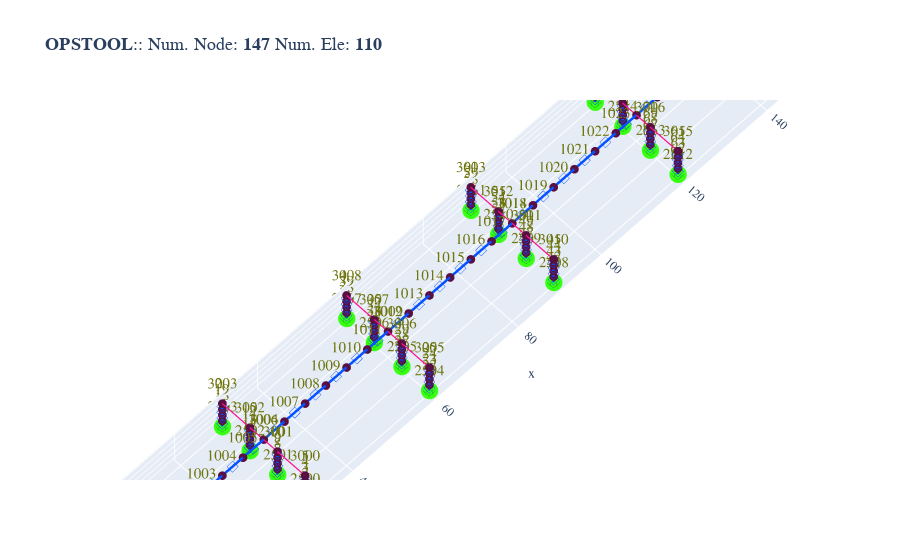

The notebook cell this image was saved under:
### Markdown cell above
### 桥墩基础foundation

### Code cell
# -*- coding: utf-8 -*-
def set_foundation_linear_springs_min(
    pier_nodes,
    k_trans,                 # 长度=3: (Kx, Ky, Kz)
    k_rot,                   # 长度=3: (Kr_x, Kr_y, Kr_z)
    ele_tag_base,            # 第一个zeroLength元素号
    mat_tag_base,            # 第一个弹簧材料号（将占用连续6个号/根柱）
    ground_node_base         # 第一个“地基节点”号（每根柱占1个）
):
    ele_tag = int(ele_tag_base)
    mat_base = int(mat_tag_base)
    gnode   = int(ground_node_base)

    Kx, Ky, Kz = map(float, k_trans)
    Krx, Kry, Krz = map(float, k_rot)

    for span in pier_nodes:           # k
        for col_nodes in span:        # j
            base_node = int(col_nodes[0])  # 柱底节点（你已按约定把底部放在索引0）
            x, y, z = ops.nodeCoord(base_node)

            # 地基节点：与底节点同坐标并全固结
            ops.node(gnode, x, y, z)
            ops.fix(gnode, 1, 1, 1, 1, 1, 1)

            # 6个单轴线弹簧材料（平移1-3，转动4-6）
            mats = [mat_base + i for i in range(6)]
            ops.uniaxialMaterial('Elastic', mats[0], Kx)
            ops.uniaxialMaterial('Elastic', mats[1], Ky)
            ops.uniaxialMaterial('Elastic', mats[2], Kz)
            ops.uniaxialMaterial('Elastic', mats[3], Krx)
            ops.uniaxialMaterial('Elastic', mats[4], Kry)
            ops.uniaxialMaterial('Elastic', mats[5], Krz)

            # 零长度弹簧单元（6自由度）
            ops.element('zeroLength', ele_tag, base_node, gnode,
                        '-mat', *mats,
                        '-dir', 1, 2, 3, 4, 5, 6)

            # 递增到下一根柱
            ele_tag += 1      # 每根柱1个zeroLength
            mat_base += 6     # 每根柱占6个材料号
            gnode += 1        # 每根柱1个地基节点


k_trans = (274774.0045, 274774.0045, 0.0)          # (Kx, Ky, Kz)  kN/m
k_rot   = (1371958.6382, 1152445.2561, 0.0)        # (Kr_x, Kr_y, Kr_z)  kN·m/rad

set_foundation_linear_springs_min(
    pier_nodes=pier_res["pier_nodes"],
    k_trans=k_trans,
    k_rot=k_rot,
    ele_tag_base=1500,         # 你的zeroLength起始号
    mat_tag_base=2000,        # 你的材料起始号（每根柱占6个）
    ground_node_base=2500     # 你的地基节点起始号（每根柱1个）
)
opsvis.plot_model(show_node_numbering=True)

### Figure 1 — Plotly figure (JSON) as saved in the notebook; plotly's stock layout.template omitted (floating-point values rounded to 4 significant figures; data arrays with more than 128 entries replaced by an {"elided": "..."} marker saying what was removed)
{"data": [{"connectgaps": false, "hoverinfo": "skip", "line": {"color": "#0652ff", "width": 5}, "mode": "lines", "name": "ForceBeamColumn3d", "type": "scatter3d", "x": {"elided": "192 float values"}, "y": {"elided": "192 float values"}, "z": {"elided": "192 float values"}}, {"connectgaps": false, "hoverinfo": "skip", "line": {"color": "#0652ff", "width": 5}, "mode": "lines", "name": "ElasticBeam3d", "type": "scatter3d", "x": [0.0, 5.0, NaN, 5.0, 10.0, NaN, 10.0, 15.0, NaN, 15.0, 20.0, NaN, 20.0, 25.0, NaN, 25.0, 30.0, NaN, 30.0, 35.0, NaN, 35.0, 40.0, NaN, 40.0, 45.0, NaN, 45.0, 50.0, NaN, 50.0, 55.0, NaN, 55.0, 60.0, NaN, 60.0, 65.0, NaN, 65.0, 70.0, NaN, 70.0, 75.0, NaN, 75.0, 80.0, NaN, 80.0, 85.0, NaN, 85.0, 90.0, NaN, 90.0, 95.0, NaN, 95.0, 100.0, NaN, 100.0, 105.0, NaN, 105.0, 110.0, NaN, 110.0, 115.0, NaN, 115.0, 120.0, NaN, 120.0, 125.0, NaN, 125.0, 130.0, NaN, 130.0, 135.0, NaN, 135.0, 140.0, NaN, 140.0, 145.0, NaN, 145.0, 150.0, NaN], "y": [0.0, 0.0, NaN, 0.0, 0.0, NaN, 0.0, 0.0, NaN, 0.0, 0.0, NaN, 0.0, 0.0, NaN, 0.0, 0.0, NaN, 0.0, 0.0, NaN, 0.0, 0.0, NaN, 0.0, 0.0, NaN, 0.0, 0.0, NaN, 0.0, 0.0, NaN, 0.0, 0.0, NaN, 0.0, 0.0, NaN, 0.0, 0.0, NaN, 0.0, 0.0, NaN, 0.0, 0.0, NaN, 0.0, 0.0, NaN, 0.0, 0.0, NaN, 0.0, 0.0, NaN, 0.0, 0.0, NaN, 0.0, 0.0, NaN, 0.0, 0.0, NaN, 0.0, 0.0, NaN, 0.0, 0.0, NaN, 0.0, 0.0, NaN, 0.0, 0.0, NaN, 0.0, 0.0, NaN, 0.0, 0.0, NaN, 0.0, 0.0, NaN, 0.0, 0.0, NaN], "z": [8.0, 8.0, NaN, 8.0, 8.0, NaN, 8.0, 8.0, NaN, 8.0, 8.0, NaN, 8.0, 8.0, NaN, 8.0, 8.0, NaN, 8.0, 8.0, NaN, 8.0, 8.0, NaN, 8.0, 8.0, NaN, 8.0, 8.0, NaN, 8.0, 8.0, NaN, 8.0, 8.0, NaN, 8.0, 8.0, NaN, 8.0, 8.0, NaN, 8.0, 8.0, NaN, 8.0, 8.0, NaN, 8.0, 8.0, NaN, 8.0, 8.0, NaN, 8.0, 8.0, NaN, 8.0, 8.0, NaN, 8.0, 8.0, NaN, 8.0, 8.0, NaN, 8.0, 8.0, NaN, 8.0, 8.0, NaN, 8.0, 8.0, NaN, 8.0, 8.0, NaN, 8.0, 8.0, NaN, 8.0, 8.0, NaN, 8.0, 8.0, NaN, 8.0, 8.0, NaN]}, {"connectgaps": false, "hoverinfo": "skip", "line": {"color": "#39FF14", "width": 5}, "mode": "lines", "name": "ZeroLength", "type": "scatter3d", "x": [30.0, 30.0, NaN, 30.0, 30.0, NaN, 30.0, 30.0, NaN, 30.0, 30.0, NaN, 60.0, 60.0, NaN, 60.0, 60.0, NaN, 60.0, 60.0, NaN, 60.0, 60.0, NaN, 90.0, 90.0, NaN, 90.0, 90.0, NaN, 90.0, 90.0, NaN, 90.0, 90.0, NaN, 120.0, 120.0, NaN, 120.0, 120.0, NaN, 120.0, 120.0, NaN, 120.0, 120.0, NaN], "y": [-10.0, -10.0, NaN, -3.333, -3.333, NaN, 3.333, 3.333, NaN, 10.0, 10.0, NaN, -10.0, -10.0, NaN, -3.333, -3.333, NaN, 3.333, 3.333, NaN, 10.0, 10.0, NaN, -10.0, -10.0, NaN, -3.333, -3.333, NaN, 3.333, 3.333, NaN, 10.0, 10.0, NaN, -10.0, -10.0, NaN, -3.333, -3.333, NaN, 3.333, 3.333, NaN, 10.0, 10.0, NaN], "z": [0.0, 0.0, NaN, 0.0, 0.0, NaN, 0.0, 0.0, NaN, 0.0, 0.0, NaN, 0.0, 0.0, NaN, 0.0, 0.0, NaN, 0.0, 0.0, NaN, 0.0, 0.0, NaN, 0.0, 0.0, NaN, 0.0, 0.0, NaN, 0.0, 0.0, NaN, 0.0, 0.0, NaN, 0.0, 0.0, NaN, 0.0, 0.0, NaN, 0.0, 0.0, NaN, 0.0, 0.0, NaN]}, {"customdata": ["eleTag: 1<br>connectedNodes:<br> [1 2]", "eleTag: 2<br>connectedNodes:<br> [2 3]", "eleTag: 3<br>connectedNodes:<br> [3 4]", "eleTag: 4<br>connectedNodes:<br> [4 5]", "eleTag: 5<br>connectedNodes:<br> [6 7]", "eleTag: 6<br>connectedNodes:<br> [7 8]", "eleTag: 7<br>connectedNodes:<br> [8 9]", "eleTag: 8<br>connectedNodes:<br> [ 9 10]", "eleTag: 9<br>connectedNodes:<br> [11 12]", "eleTag: 10<br>connectedNodes:<br> [12 13]", "eleTag: 11<br>connectedNodes:<br> [13 14]", "eleTag: 12<br>connectedNodes:<br> [14 15]", "eleTag: 13<br>connectedNodes:<br> [16 17]", "eleTag: 14<br>connectedNodes:<br> [17 18]", "eleTag: 15<br>connectedNodes:<br> [18 19]", "eleTag: 16<br>connectedNodes:<br> [19 20]", "eleTag: 17<br>connectedNodes:<br> [21 22]", "eleTag: 18<br>connectedNodes:<br> [22 23]", "eleTag: 19<br>connectedNodes:<br> [23 24]", "eleTag: 20<br>connectedNodes:<br> [24 25]", "eleTag: 21<br>connectedNodes:<br> [26 27]", "eleTag: 22<br>connectedNodes:<br> [27 28]", "eleTag: 23<br>connectedNodes:<br> [28 29]", "eleTag: 24<br>connectedNodes:<br> [29 30]", "eleTag: 25<br>connectedNodes:<br> [31 32]", "eleTag: 26<br>connectedNodes:<br> [32 33]", "eleTag: 27<br>connectedNodes:<br> [33 34]", "eleTag: 28<br>connectedNodes:<br> [34 35]", "eleTag: 29<br>connectedNodes:<br> [36 37]", "eleTag: 30<br>connectedNodes:<br> [37 38]", "eleTag: 31<br>connectedNodes:<br> [38 39]", "eleTag: 32<br>connectedNodes:<br> [39 40]", "eleTag: 33<br>connectedNodes:<br> [41 42]", "eleTag: 34<br>connectedNodes:<br> [42 43]", "eleTag: 35<br>connectedNodes:<br> [43 44]", "eleTag: 36<br>connectedNodes:<br> [44 45]", "eleTag: 37<br>connectedNodes:<br> [46 47]", "eleTag: 38<br>connectedNodes:<br> [47 48]", "eleTag: 39<br>connectedNodes:<br> [48 49]", "eleTag: 40<br>connectedNodes:<br> [49 50]", "eleTag: 41<br>connectedNodes:<br> [51 52]", "eleTag: 42<br>connectedNodes:<br> [52 53]", "eleTag: 43<br>connectedNodes:<br> [53 54]", "eleTag: 44<br>connectedNodes:<br> [54 55]", "eleTag: 45<br>connectedNodes:<br> [56 57]", "eleTag: 46<br>connectedNodes:<br> [57 58]", "eleTag: 47<br>connectedNodes:<br> [58 59]", "eleTag: 48<br>connectedNodes:<br> [59 60]", "eleTag: 49<br>connectedNodes:<br> [61 62]", "eleTag: 50<br>connectedNodes:<br> [62 63]", "eleTag: 51<br>connectedNodes:<br> [63 64]", "eleTag: 52<br>connectedNodes:<br> [64 65]", "eleTag: 53<br>connectedNodes:<br> [66 67]", "eleTag: 54<br>connectedNodes:<br> [67 68]", "eleTag: 55<br>connectedNodes:<br> [68 69]", "eleTag: 56<br>connectedNodes:<br> [69 70]", "eleTag: 57<br>connectedNodes:<br> [71 72]", "eleTag: 58<br>connectedNodes:<br> [72 73]", "eleTag: 59<br>connectedNodes:<br> [73 74]", "eleTag: 60<br>connectedNodes:<br> [74 75]", "eleTag: 61<br>connectedNodes:<br> [76 77]", "eleTag: 62<br>connectedNodes:<br> [77 78]", "eleTag: 63<br>connectedNodes:<br> [78 79]", "eleTag: 64<br>connectedNodes:<br> [79 80]"], "hovertemplate": "%{customdata}", "marker": {"color": "#0652ff", "size": 3, "symbol": "diamond-open"}, "mode": "markers", "name": "ForceBeamColumn3d", "type": "scatter3d", "x": [30.0, 30.0, 30.0, 30.0, 30.0, 30.0, 30.0, 30.0, 30.0, 30.0, 30.0, 30.0, 30.0, 30.0, 30.0, 30.0, 60.0, 60.0, 60.0, 60.0, 60.0, 60.0, 60.0, 60.0, 60.0, 60.0, 60.0, 60.0, 60.0, 60.0, 60.0, 60.0, 90.0, 90.0, 90.0, 90.0, 90.0, 90.0, 90.0, 90.0, 90.0, 90.0, 90.0, 90.0, 90.0, 90.0, 90.0, 90.0, 120.0, 120.0, 120.0, 120.0, 120.0, 120.0, 120.0, 120.0, 120.0, 120.0, 120.0, 120.0, 120.0, 120.0, 120.0, 120.0], "y": [-10.0, -10.0, -10.0, -10.0, -3.333, -3.333, -3.333, -3.333, 3.333, 3.333, 3.333, 3.333, 10.0, 10.0, 10.0, 10.0, -10.0, -10.0, -10.0, -10.0, -3.333, -3.333, -3.333, -3.333, 3.333, 3.333, 3.333, 3.333, 10.0, 10.0, 10.0, 10.0, -10.0, -10.0, -10.0, -10.0, -3.333, -3.333, -3.333, -3.333, 3.333, 3.333, 3.333, 3.333, 10.0, 10.0, 10.0, 10.0, -10.0, -10.0, -10.0, -10.0, -3.333, -3.333, -3.333, -3.333, 3.333, 3.333, 3.333, 3.333, 10.0, 10.0, 10.0, 10.0], "z": [1.0, 3.0, 5.0, 7.0, 1.0, 3.0, 5.0, 7.0, 1.0, 3.0, 5.0, 7.0, 1.0, 3.0, 5.0, 7.0, 1.0, 3.0, 5.0, 7.0, 1.0, 3.0, 5.0, 7.0, 1.0, 3.0, 5.0, 7.0, 1.0, 3.0, 5.0, 7.0, 1.0, 3.0, 5.0, 7.0, 1.0, 3.0, 5.0, 7.0, 1.0, 3.0, 5.0, 7.0, 1.0, 3.0, 5.0, 7.0, 1.0, 3.0, 5.0, 7.0, 1.0, 3.0, 5.0, 7.0, 1.0, 3.0, 5.0, 7.0, 1.0, 3.0, 5.0, 7.0]}, {"customdata": ["eleTag: 1000<br>connectedNodes:<br> [1000 1001]", "eleTag: 1001<br>connectedNodes:<br> [1001 1002]", "eleTag: 1002<br>connectedNodes:<br> [1002 1003]", "eleTag: 1003<br>connectedNodes:<br> [1003 1004]", "eleTag: 1004<br>connectedNodes:<br> [1004 1005]", "eleTag: 1005<br>connectedNodes:<br> [1005 1006]", "eleTag: 1006<br>connectedNodes:<br> [1006 1007]", "eleTag: 1007<br>connectedNodes:<br> [1007 1008]", "eleTag: 1008<br>connectedNodes:<br> [1008 1009]", "eleTag: 1009<br>connectedNodes:<br> [1009 1010]", "eleTag: 1010<br>connectedNodes:<br> [1010 1011]", "eleTag: 1011<br>connectedNodes:<br> [1011 1012]", "eleTag: 1012<br>connectedNodes:<br> [1012 1013]", "eleTag: 1013<br>connectedNodes:<br> [1013 1014]", "eleTag: 1014<br>connectedNodes:<br> [1014 1015]", "eleTag: 1015<br>connectedNodes:<br> [1015 1016]", "eleTag: 1016<br>connectedNodes:<br> [1016 1017]", "eleTag: 1017<br>connectedNodes:<br> [1017 1018]", "eleTag: 1018<br>connectedNodes:<br> [1018 1019]", "eleTag: 1019<br>connectedNodes:<br> [1019 1020]", "eleTag: 1020<br>connectedNodes:<br> [1020 1021]", "eleTag: 1021<br>connectedNodes:<br> [1021 1022]", "eleTag: 1022<br>connectedNodes:<br> [1022 1023]", "eleTag: 1023<br>connectedNodes:<br> [1023 1024]", "eleTag: 1024<br>connectedNodes:<br> [1024 1025]", "eleTag: 1025<br>connectedNodes:<br> [1025 1026]", "eleTag: 1026<br>connectedNodes:<br> [1026 1027]", "eleTag: 1027<br>connectedNodes:<br> [1027 1028]", "eleTag: 1028<br>connectedNodes:<br> [1028 1029]", "eleTag: 1029<br>connectedNodes:<br> [1029 1030]"], "hovertemplate": "%{customdata}", "marker": {"color": "#0652ff", "size": 3, "symbol": "diamond-open"}, "mode": "markers", "name": "ElasticBeam3d", "type": "scatter3d", "x": [2.5, 7.5, 12.5, 17.5, 22.5, 27.5, 32.5, 37.5, 42.5, 47.5, 52.5, 57.5, 62.5, 67.5, 72.5, 77.5, 82.5, 87.5, 92.5, 97.5, 102.5, 107.5, 112.5, 117.5, 122.5, 127.5, 132.5, 137.5, 142.5, 147.5], "y": [0.0, 0.0, 0.0, 0.0, 0.0, 0.0, 0.0, 0.0, 0.0, 0.0, 0.0, 0.0, 0.0, 0.0, 0.0, 0.0, 0.0, 0.0, 0.0, 0.0, 0.0, 0.0, 0.0, 0.0, 0.0, 0.0, 0.0, 0.0, 0.0, 0.0], "z": [8.0, 8.0, 8.0, 8.0, 8.0, 8.0, 8.0, 8.0, 8.0, 8.0, 8.0, 8.0, 8.0, 8.0, 8.0, 8.0, 8.0, 8.0, 8.0, 8.0, 8.0, 8.0, 8.0, 8.0, 8.0, 8.0, 8.0, 8.0, 8.0, 8.0]}, {"customdata": ["eleTag: 1500<br>connectedNodes:<br> [   1 2500]", "eleTag: 1501<br>connectedNodes:<br> [   6 2501]", "eleTag: 1502<br>connectedNodes:<br> [  11 2502]", "eleTag: 1503<br>connectedNodes:<br> [  16 2503]", "eleTag: 1504<br>connectedNodes:<br> [  21 2504]", "eleTag: 1505<br>connectedNodes:<br> [  26 2505]", "eleTag: 1506<br>connectedNodes:<br> [  31 2506]", "eleTag: 1507<br>connectedNodes:<br> [  36 2507]", "eleTag: 1508<br>connectedNodes:<br> [  41 2508]", "eleTag: 1509<br>connectedNodes:<br> [  46 2509]", "eleTag: 1510<br>connectedNodes:<br> [  51 2510]", "eleTag: 1511<br>connectedNodes:<br> [  56 2511]", "eleTag: 1512<br>connectedNodes:<br> [  61 2512]", "eleTag: 1513<br>connectedNodes:<br> [  66 2513]", "eleTag: 1514<br>connectedNodes:<br> [  71 2514]", "eleTag: 1515<br>connectedNodes:<br> [  76 2515]"], "hovertemplate": "%{customdata}", "marker": {"color": "#39FF14", "size": 3, "symbol": "diamond-open"}, "mode": "markers", "name": "ZeroLength", "type": "scatter3d", "x": [30.0, 30.0, 30.0, 30.0, 60.0, 60.0, 60.0, 60.0, 90.0, 90.0, 90.0, 90.0, 120.0, 120.0, 120.0, 120.0], "y": [-10.0, -3.333, 3.333, 10.0, -10.0, -3.333, 3.333, 10.0, -10.0, -3.333, 3.333, 10.0, -10.0, -3.333, 3.333, 10.0], "z": [0.0, 0.0, 0.0, 0.0, 0.0, 0.0, 0.0, 0.0, 0.0, 0.0, 0.0, 0.0, 0.0, 0.0, 0.0, 0.0]}, {"customdata": {"elided": "147 str values"}, "hovertemplate": "x: %{x}<br>y: %{y}<br>z: %{z} <br>nodeTag: %{customdata}", "marker": {"color": "#580f41", "size": 3, "symbol": "circle"}, "mode": "markers", "name": "Nodes", "type": "scatter3d", "x": {"elided": "147 float values"}, "y": {"elided": "147 float values"}, "z": {"elided": "147 float values"}}, {"mode": "text", "name": "Node Tag", "text": {"elided": "147 str values"}, "textfont": {"color": "#6e750e", "size": 15}, "type": "scatter3d", "x": {"elided": "147 float values"}, "y": {"elided": "147 float values"}, "z": {"elided": "147 float values"}}, {"connectgaps": false, "hoverinfo": "skip", "line": {"color": "#15b01a", "width": 1}, "mode": "lines", "name": "BC", "type": "scatter3d", "x": {"elided": "288 float values"}, "y": {"elided": "288 float values"}, "z": {"elided": "288 float values"}}, {"connectgaps": false, "hoverinfo": "skip", "line": {"color": "#FF1493", "width": 2.5}, "mode": "lines", "name": "mp constraint", "type": "scatter3d", "x": [30.0, 30.0, NaN, 30.0, 30.0, NaN, 30.0, 30.0, NaN, 30.0, 30.0, NaN, 30.0, 30.0, NaN, 30.0, 30.0, NaN, 30.0, 30.0, NaN, 60.0, 60.0, NaN, 60.0, 60.0, NaN, 60.0, 60.0, NaN, 60.0, 60.0, NaN, 60.0, 60.0, NaN, 60.0, 60.0, NaN, 60.0, 60.0, NaN, 90.0, 90.0, NaN, 90.0, 90.0, NaN, 90.0, 90.0, NaN, 90.0, 90.0, NaN, 90.0, 90.0, NaN, 90.0, 90.0, NaN, 90.0, 90.0, NaN, 120.0, 120.0, NaN, 120.0, 120.0, NaN, 120.0, 120.0, NaN, 120.0, 120.0, NaN, 120.0, 120.0, NaN, 120.0, 120.0, NaN, 120.0, 120.0, NaN], "y": [-10.0, -10.0, NaN, -3.333, -3.333, NaN, -3.333, -10.0, NaN, -3.333, 3.333, NaN, -3.333, 10.0, NaN, 3.333, 3.333, NaN, 10.0, 10.0, NaN, -10.0, -10.0, NaN, -3.333, -3.333, NaN, -3.333, -10.0, NaN, -3.333, 3.333, NaN, -3.333, 10.0, NaN, 3.333, 3.333, NaN, 10.0, 10.0, NaN, -10.0, -10.0, NaN, -3.333, -3.333, NaN, -3.333, -10.0, NaN, -3.333, 3.333, NaN, -3.333, 10.0, NaN, 3.333, 3.333, NaN, 10.0, 10.0, NaN, -10.0, -10.0, NaN, -3.333, -3.333, NaN, -3.333, -10.0, NaN, -3.333, 3.333, NaN, -3.333, 10.0, NaN, 3.333, 3.333, NaN, 10.0, 10.0, NaN], "z": [8.0, 8.0, NaN, 8.0, 8.0, NaN, 8.0, 8.0, NaN, 8.0, 8.0, NaN, 8.0, 8.0, NaN, 8.0, 8.0, NaN, 8.0, 8.0, NaN, 8.0, 8.0, NaN, 8.0, 8.0, NaN, 8.0, 8.0, NaN, 8.0, 8.0, NaN, 8.0, 8.0, NaN, 8.0, 8.0, NaN, 8.0, 8.0, NaN, 8.0, 8.0, NaN, 8.0, 8.0, NaN, 8.0, 8.0, NaN, 8.0, 8.0, NaN, 8.0, 8.0, NaN, 8.0, 8.0, NaN, 8.0, 8.0, NaN, 8.0, 8.0, NaN, 8.0, 8.0, NaN, 8.0, 8.0, NaN, 8.0, 8.0, NaN, 8.0, 8.0, NaN, 8.0, 8.0, NaN, 8.0, 8.0, NaN]}, {"hoverinfo": "skip", "marker": {"color": "#39FF14", "size": 6}, "mode": "markers", "type": "scatter3d", "x": [30.0, 30.0, 30.0, 30.0, 60.0, 60.0, 60.0, 60.0, 90.0, 90.0, 90.0, 90.0, 120.0, 120.0, 120.0, 120.0], "y": [-10.0, -3.333, 3.333, 10.0, -10.0, -3.333, 3.333, 10.0, -10.0, -3.333, 3.333, 10.0, -10.0, -3.333, 3.333, 10.0], "z": [0.0, 0.0, 0.0, 0.0, 0.0, 0.0, 0.0, 0.0, 0.0, 0.0, 0.0, 0.0, 0.0, 0.0, 0.0, 0.0]}], "layout": {"autosize": true, "font": {"family": "Arial, sans-serif"}, "scene": {"aspectmode": "data", "camera": {"eye": {"x": -300, "y": -300, "z": 750}, "projection": {"type": "orthographic"}}, "xaxis": {"showgrid": true, "visible": true, "zeroline": true}, "yaxis": {"showgrid": true, "visible": true, "zeroline": true}, "zaxis": {"showgrid": true, "visible": true, "zeroline": true}}, "showlegend": false, "title": {"font": {"family": "courier", "size": 18}, "text": "<b>OPSTOOL</b>:: Num. Node: <b>147</b> Num. Ele: <b>110</b>"}}}
